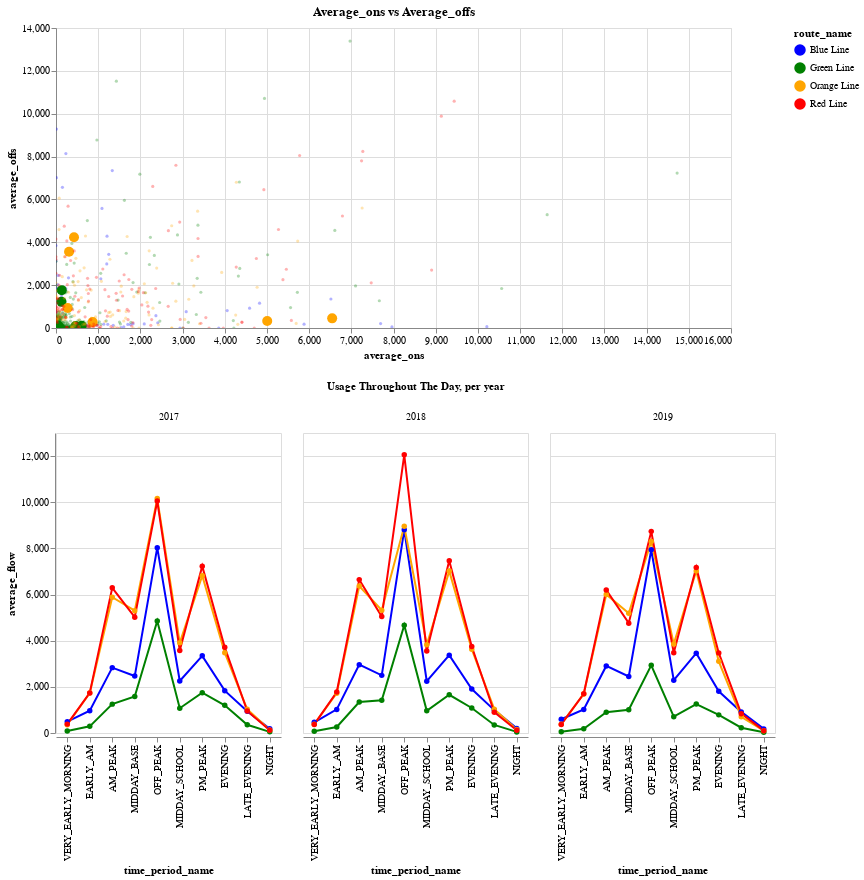

Notebook cell for this chart:
### Markdown cell above
This is a faceted line plot that shows the daily ride usage trends broken down by year and route. We can see spikes in usage at AM_PEAK, when most people go to work, OFF_PEAK, presumably lunch, and PM_PEAK, when people are commuting home. Someting of note is that ride usage for the red and orange line are roughly the same in 2017 and 2019, but in 2018 the red line sees significanlty higher numbers.

### Code cell
# vertical concat
scatter & line

### Figure 1 — Vega-Lite specification as saved in the notebook (floating-point values rounded to 4 significant figures; data arrays with more than 128 entries replaced by an {"elided": "..."} marker saying what was removed)
{"config": {"view": {"continuousHeight": 300, "continuousWidth": 400}, "range": {"category": ["Blue", "Green", "Orange", "Red"]}}, "vconcat": [{"data": {"name": "data-6f69601457f1c483dab01e34943f5b54"}, "mark": {"type": "point", "filled": true}, "encoding": {"color": {"field": "route_name", "type": "nominal"}, "opacity": {"condition": {"test": "((datum.stop_name === 'Northeastern University') || (datum.stop_name === 'Ruggles'))", "value": 1}, "value": 0.3}, "size": {"condition": {"test": "((datum.stop_name === 'Northeastern University') || (datum.stop_name === 'Ruggles'))", "value": 100}, "value": 10}, "tooltip": [{"field": "stop_name", "type": "nominal"}, {"field": "direction_id", "type": "quantitative"}, {"field": "day_type_name", "type": "nominal"}, {"field": "average_ons", "type": "quantitative"}, {"field": "average_offs", "type": "quantitative"}], "x": {"field": "average_ons", "type": "quantitative"}, "y": {"field": "average_offs", "type": "quantitative"}}, "height": 300, "name": "view_1", "title": "Average_ons vs Average_offs", "width": 675}, {"data": {"name": "data-e148680b66c6e52d52ba9858b14b3ddc"}, "facet": {"column": {"field": "season", "title": "Usage Throughout The Day, per year", "type": "nominal"}}, "spec": {"mark": {"type": "line", "point": true}, "encoding": {"color": {"field": "route_name", "type": "nominal"}, "x": {"field": "time_period_name", "sort": ["VERY_EARLY_MORNING", "EARLY_AM", "AM_PEAK", "MIDDAY_BASE", "OFF_PEAK", "MIDDAY_SCHOOL", "PM_PEAK", "EVENING", "LATE_EVENING", "NIGHT"], "type": "nominal"}, "y": {"field": "average_flow", "type": "quantitative"}}, "height": 300, "transform": [{"filter": {"param": "param_1"}}], "width": 225}}], "params": [{"name": "param_2", "select": {"type": "interval", "encodings": ["x", "y"]}, "bind": "scales", "views": ["view_1"]}, {"name": "param_1", "select": {"type": "point", "fields": ["route_name"], "nearest": false, "on": "mouseover"}, "views": ["view_1"]}], "$schema": "https://vega.github.io/schema/vega-lite/v5.6.1.json", "datasets": {"data-6f69601457f1c483dab01e34943f5b54": {"elided": "714 records"}, "data-e148680b66c6e52d52ba9858b14b3ddc": [{"route_id": "Blue", "season": 2017, "time_period_name": "AM_PEAK", "route_name": "Blue Line", "average_flow": 2833.0}, {"route_id": "Blue", "season": 2017, "time_period_name": "EARLY_AM", "route_name": "Blue Line", "average_flow": 964.2}, {"route_id": "Blue", "season": 2017, "time_period_name": "EVENING", "route_name": "Blue Line", "average_flow": 1836.0}, {"route_id": "Blue", "season": 2017, "time_period_name": "LATE_EVENING", "route_name": "Blue Line", "average_flow": 941.6}, {"route_id": "Blue", "season": 2017, "time_period_name": "MIDDAY_BASE", "route_name": "Blue Line", "average_flow": 2468.0}, {"route_id": "Blue", "season": 2017, "time_period_name": "MIDDAY_SCHOOL", "route_name": "Blue Line", "average_flow": 2255.0}, {"route_id": "Blue", "season": 2017, "time_period_name": "NIGHT", "route_name": "Blue Line", "average_flow": 179.8}, {"route_id": "Blue", "season": 2017, "time_period_name": "OFF_PEAK", "route_name": "Blue Line", "average_flow": 8030.0}, {"route_id": "Blue", "season": 2017, "time_period_name": "PM_PEAK", "route_name": "Blue Line", "average_flow": 3343.0}, {"route_id": "Blue", "season": 2017, "time_period_name": "VERY_EARLY_MORNING", "route_name": "Blue Line", "average_flow": 491.1}, {"route_id": "Blue", "season": 2018, "time_period_name": "AM_PEAK", "route_name": "Blue Line", "average_flow": 2961.0}, {"route_id": "Blue", "season": 2018, "time_period_name": "EARLY_AM", "route_name": "Blue Line", "average_flow": 1022.0}, {"route_id": "Blue", "season": 2018, "time_period_name": "EVENING", "route_name": "Blue Line", "average_flow": 1906.0}, {"route_id": "Blue", "season": 2018, "time_period_name": "LATE_EVENING", "route_name": "Blue Line", "average_flow": 992.1}, {"route_id": "Blue", "season": 2018, "time_period_name": "MIDDAY_BASE", "route_name": "Blue Line", "average_flow": 2498.0}, {"route_id": "Blue", "season": 2018, "time_period_name": "MIDDAY_SCHOOL", "route_name": "Blue Line", "average_flow": 2247.0}, {"route_id": "Blue", "season": 2018, "time_period_name": "NIGHT", "route_name": "Blue Line", "average_flow": 199.8}, {"route_id": "Blue", "season": 2018, "time_period_name": "OFF_PEAK", "route_name": "Blue Line", "average_flow": 8804.0}, {"route_id": "Blue", "season": 2018, "time_period_name": "PM_PEAK", "route_name": "Blue Line", "average_flow": 3374.0}, {"route_id": "Blue", "season": 2018, "time_period_name": "VERY_EARLY_MORNING", "route_name": "Blue Line", "average_flow": 463.1}, {"route_id": "Blue", "season": 2019, "time_period_name": "AM_PEAK", "route_name": "Blue Line", "average_flow": 2907.0}, {"route_id": "Blue", "season": 2019, "time_period_name": "EARLY_AM", "route_name": "Blue Line", "average_flow": 1019.0}, {"route_id": "Blue", "season": 2019, "time_period_name": "EVENING", "route_name": "Blue Line", "average_flow": 1806.0}, {"route_id": "Blue", "season": 2019, "time_period_name": "LATE_EVENING", "route_name": "Blue Line", "average_flow": 913.6}, {"route_id": "Blue", "season": 2019, "time_period_name": "MIDDAY_BASE", "route_name": "Blue Line", "average_flow": 2448.0}, {"route_id": "Blue", "season": 2019, "time_period_name": "MIDDAY_SCHOOL", "route_name": "Blue Line", "average_flow": 2286.0}, {"route_id": "Blue", "season": 2019, "time_period_name": "NIGHT", "route_name": "Blue Line", "average_flow": 176.8}, {"route_id": "Blue", "season": 2019, "time_period_name": "OFF_PEAK", "route_name": "Blue Line", "average_flow": 7939.0}, {"route_id": "Blue", "season": 2019, "time_period_name": "PM_PEAK", "route_name": "Blue Line", "average_flow": 3458.0}, {"route_id": "Blue", "season": 2019, "time_period_name": "VERY_EARLY_MORNING", "route_name": "Blue Line", "average_flow": 596.8}, {"route_id": "Green", "season": 2017, "time_period_name": "AM_PEAK", "route_name": "Green Line", "average_flow": 1251.0}, {"route_id": "Green", "season": 2017, "time_period_name": "EARLY_AM", "route_name": "Green Line", "average_flow": 288.2}, {"route_id": "Green", "season": 2017, "time_period_name": "EVENING", "route_name": "Green Line", "average_flow": 1199.0}, {"route_id": "Green", "season": 2017, "time_period_name": "LATE_EVENING", "route_name": "Green Line", "average_flow": 355.5}, {"route_id": "Green", "season": 2017, "time_period_name": "MIDDAY_BASE", "route_name": "Green Line", "average_flow": 1585.0}, {"route_id": "Green", "season": 2017, "time_period_name": "MIDDAY_SCHOOL", "route_name": "Green Line", "average_flow": 1074.0}, {"route_id": "Green", "season": 2017, "time_period_name": "NIGHT", "route_name": "Green Line", "average_flow": 49.89}, {"route_id": "Green", "season": 2017, "time_period_name": "OFF_PEAK", "route_name": "Green Line", "average_flow": 4854.0}, {"route_id": "Green", "season": 2017, "time_period_name": "PM_PEAK", "route_name": "Green Line", "average_flow": 1747.0}, {"route_id": "Green", "season": 2017, "time_period_name": "VERY_EARLY_MORNING", "route_name": "Green Line", "average_flow": 85.91}, {"route_id": "Green", "season": 2018, "time_period_name": "AM_PEAK", "route_name": "Green Line", "average_flow": 1340.0}, {"route_id": "Green", "season": 2018, "time_period_name": "EARLY_AM", "route_name": "Green Line", "average_flow": 261.5}, {"route_id": "Green", "season": 2018, "time_period_name": "EVENING", "route_name": "Green Line", "average_flow": 1083.0}, {"route_id": "Green", "season": 2018, "time_period_name": "LATE_EVENING", "route_name": "Green Line", "average_flow": 348.6}, {"route_id": "Green", "season": 2018, "time_period_name": "MIDDAY_BASE", "route_name": "Green Line", "average_flow": 1418.0}, {"route_id": "Green", "season": 2018, "time_period_name": "MIDDAY_SCHOOL", "route_name": "Green Line", "average_flow": 962.8}, {"route_id": "Green", "season": 2018, "time_period_name": "NIGHT", "route_name": "Green Line", "average_flow": 47.47}, {"route_id": "Green", "season": 2018, "time_period_name": "OFF_PEAK", "route_name": "Green Line", "average_flow": 4671.0}, {"route_id": "Green", "season": 2018, "time_period_name": "PM_PEAK", "route_name": "Green Line", "average_flow": 1655.0}, {"route_id": "Green", "season": 2018, "time_period_name": "VERY_EARLY_MORNING", "route_name": "Green Line", "average_flow": 74.3}, {"route_id": "Green", "season": 2019, "time_period_name": "AM_PEAK", "route_name": "Green Line", "average_flow": 901.3}, {"route_id": "Green", "season": 2019, "time_period_name": "EARLY_AM", "route_name": "Green Line", "average_flow": 185.6}, {"route_id": "Green", "season": 2019, "time_period_name": "EVENING", "route_name": "Green Line", "average_flow": 785.6}, {"route_id": "Green", "season": 2019, "time_period_name": "LATE_EVENING", "route_name": "Green Line", "average_flow": 228.0}, {"route_id": "Green", "season": 2019, "time_period_name": "MIDDAY_BASE", "route_name": "Green Line", "average_flow": 1007.0}, {"route_id": "Green", "season": 2019, "time_period_name": "MIDDAY_SCHOOL", "route_name": "Green Line", "average_flow": 708.9}, {"route_id": "Green", "season": 2019, "time_period_name": "NIGHT", "route_name": "Green Line", "average_flow": 30.27}, {"route_id": "Green", "season": 2019, "time_period_name": "OFF_PEAK", "route_name": "Green Line", "average_flow": 2931.0}, {"route_id": "Green", "season": 2019, "time_period_name": "PM_PEAK", "route_name": "Green Line", "average_flow": 1255.0}, {"route_id": "Green", "season": 2019, "time_period_name": "VERY_EARLY_MORNING", "route_name": "Green Line", "average_flow": 57.52}, {"route_id": "Orange", "season": 2017, "time_period_name": "AM_PEAK", "route_name": "Orange Line", "average_flow": 5885.0}, {"route_id": "Orange", "season": 2017, "time_period_name": "EARLY_AM", "route_name": "Orange Line", "average_flow": 1730.0}, {"route_id": "Orange", "season": 2017, "time_period_name": "EVENING", "route_name": "Orange Line", "average_flow": 3476.0}, {"route_id": "Orange", "season": 2017, "time_period_name": "LATE_EVENING", "route_name": "Orange Line", "average_flow": 1025.0}, {"route_id": "Orange", "season": 2017, "time_period_name": "MIDDAY_BASE", "route_name": "Orange Line", "average_flow": 5300.0}, {"route_id": "Orange", "season": 2017, "time_period_name": "MIDDAY_SCHOOL", "route_name": "Orange Line", "average_flow": 3907.0}, {"route_id": "Orange", "season": 2017, "time_period_name": "NIGHT", "route_name": "Orange Line", "average_flow": 133.2}, {"route_id": "Orange", "season": 2017, "time_period_name": "OFF_PEAK", "route_name": "Orange Line", "average_flow": 10160.0}, {"route_id": "Orange", "season": 2017, "time_period_name": "PM_PEAK", "route_name": "Orange Line", "average_flow": 6818.0}, {"route_id": "Orange", "season": 2017, "time_period_name": "VERY_EARLY_MORNING", "route_name": "Orange Line", "average_flow": 360.4}, {"route_id": "Orange", "season": 2018, "time_period_name": "AM_PEAK", "route_name": "Orange Line", "average_flow": 6368.0}, {"route_id": "Orange", "season": 2018, "time_period_name": "EARLY_AM", "route_name": "Orange Line", "average_flow": 1727.0}, {"route_id": "Orange", "season": 2018, "time_period_name": "EVENING", "route_name": "Orange Line", "average_flow": 3631.0}, {"route_id": "Orange", "season": 2018, "time_period_name": "LATE_EVENING", "route_name": "Orange Line", "average_flow": 1033.0}, {"route_id": "Orange", "season": 2018, "time_period_name": "MIDDAY_BASE", "route_name": "Orange Line", "average_flow": 5322.0}, {"route_id": "Orange", "season": 2018, "time_period_name": "MIDDAY_SCHOOL", "route_name": "Orange Line", "average_flow": 3827.0}, {"route_id": "Orange", "season": 2018, "time_period_name": "NIGHT", "route_name": "Orange Line", "average_flow": 151.9}, {"route_id": "Orange", "season": 2018, "time_period_name": "OFF_PEAK", "route_name": "Orange Line", "average_flow": 8961.0}, {"route_id": "Orange", "season": 2018, "time_period_name": "PM_PEAK", "route_name": "Orange Line", "average_flow": 7015.0}, {"route_id": "Orange", "season": 2018, "time_period_name": "VERY_EARLY_MORNING", "route_name": "Orange Line", "average_flow": 384.1}, {"route_id": "Orange", "season": 2019, "time_period_name": "AM_PEAK", "route_name": "Orange Line", "average_flow": 6006.0}, {"route_id": "Orange", "season": 2019, "time_period_name": "EARLY_AM", "route_name": "Orange Line", "average_flow": 1695.0}, {"route_id": "Orange", "season": 2019, "time_period_name": "EVENING", "route_name": "Orange Line", "average_flow": 3105.0}, {"route_id": "Orange", "season": 2019, "time_period_name": "LATE_EVENING", "route_name": "Orange Line", "average_flow": 701.4}, {"route_id": "Orange", "season": 2019, "time_period_name": "MIDDAY_BASE", "route_name": "Orange Line", "average_flow": 5186.0}, {"route_id": "Orange", "season": 2019, "time_period_name": "MIDDAY_SCHOOL", "route_name": "Orange Line", "average_flow": 3859.0}, {"route_id": "Orange", "season": 2019, "time_period_name": "NIGHT", "route_name": "Orange Line", "average_flow": 97.92}, {"route_id": "Orange", "season": 2019, "time_period_name": "OFF_PEAK", "route_name": "Orange Line", "average_flow": 8304.0}, {"route_id": "Orange", "season": 2019, "time_period_name": "PM_PEAK", "route_name": "Orange Line", "average_flow": 7021.0}, {"route_id": "Orange", "season": 2019, "time_period_name": "VERY_EARLY_MORNING", "route_name": "Orange Line", "average_flow": 383.6}, {"route_id": "Red", "season": 2017, "time_period_name": "AM_PEAK", "route_name": "Red Line", "average_flow": 6290.0}, {"route_id": "Red", "season": 2017, "time_period_name": "EARLY_AM", "route_name": "Red Line", "average_flow": 1736.0}, {"route_id": "Red", "season": 2017, "time_period_name": "EVENING", "route_name": "Red Line", "average_flow": 3711.0}, {"route_id": "Red", "season": 2017, "time_period_name": "LATE_EVENING", "route_name": "Red Line", "average_flow": 953.0}, {"route_id": "Red", "season": 2017, "time_period_name": "MIDDAY_BASE", "route_name": "Red Line", "average_flow": 5020.0}, {"route_id": "Red", "season": 2017, "time_period_name": "MIDDAY_SCHOOL", "route_name": "Red Line", "average_flow": 3580.0}, {"route_id": "Red", "season": 2017, "time_period_name": "NIGHT", "route_name": "Red Line", "average_flow": 123.1}, {"route_id": "Red", "season": 2017, "time_period_name": "OFF_PEAK", "route_name": "Red Line", "average_flow": 10050.0}, {"route_id": "Red", "season": 2017, "time_period_name": "PM_PEAK", "route_name": "Red Line", "average_flow": 7231.0}, {"route_id": "Red", "season": 2017, "time_period_name": "VERY_EARLY_MORNING", "route_name": "Red Line", "average_flow": 384.8}, {"route_id": "Red", "season": 2018, "time_period_name": "AM_PEAK", "route_name": "Red Line", "average_flow": 6646.0}, {"route_id": "Red", "season": 2018, "time_period_name": "EARLY_AM", "route_name": "Red Line", "average_flow": 1776.0}, {"route_id": "Red", "season": 2018, "time_period_name": "EVENING", "route_name": "Red Line", "average_flow": 3747.0}, {"route_id": "Red", "season": 2018, "time_period_name": "LATE_EVENING", "route_name": "Red Line", "average_flow": 898.1}, {"route_id": "Red", "season": 2018, "time_period_name": "MIDDAY_BASE", "route_name": "Red Line", "average_flow": 5046.0}, {"route_id": "Red", "season": 2018, "time_period_name": "MIDDAY_SCHOOL", "route_name": "Red Line", "average_flow": 3552.0}, {"route_id": "Red", "season": 2018, "time_period_name": "NIGHT", "route_name": "Red Line", "average_flow": 117.5}, {"route_id": "Red", "season": 2018, "time_period_name": "OFF_PEAK", "route_name": "Red Line", "average_flow": 12060.0}, {"route_id": "Red", "season": 2018, "time_period_name": "PM_PEAK", "route_name": "Red Line", "average_flow": 7465.0}, {"route_id": "Red", "season": 2018, "time_period_name": "VERY_EARLY_MORNING", "route_name": "Red Line", "average_flow": 371.0}, {"route_id": "Red", "season": 2019, "time_period_name": "AM_PEAK", "route_name": "Red Line", "average_flow": 6198.0}, {"route_id": "Red", "season": 2019, "time_period_name": "EARLY_AM", "route_name": "Red Line", "average_flow": 1700.0}, {"route_id": "Red", "season": 2019, "time_period_name": "EVENING", "route_name": "Red Line", "average_flow": 3472.0}, {"route_id": "Red", "season": 2019, "time_period_name": "LATE_EVENING", "route_name": "Red Line", "average_flow": 838.1}, {"route_id": "Red", "season": 2019, "time_period_name": "MIDDAY_BASE", "route_name": "Red Line", "average_flow": 4759.0}, {"route_id": "Red", "season": 2019, "time_period_name": "MIDDAY_SCHOOL", "route_name": "Red Line", "average_flow": 3476.0}, {"route_id": "Red", "season": 2019, "time_period_name": "NIGHT", "route_name": "Red Line", "average_flow": 101.2}, {"route_id": "Red", "season": 2019, "time_period_name": "OFF_PEAK", "route_name": "Red Line", "average_flow": 8737.0}, {"route_id": "Red", "season": 2019, "time_period_name": "PM_PEAK", "route_name": "Red Line", "average_flow": 7174.0}, {"route_id": "Red", "season": 2019, "time_period_name": "VERY_EARLY_MORNING", "route_name": "Red Line", "average_flow": 370.6}]}}
